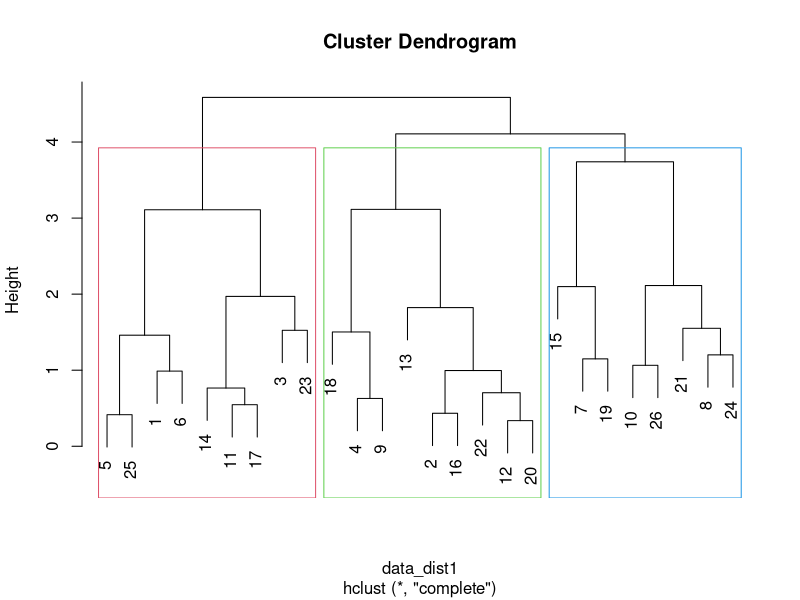
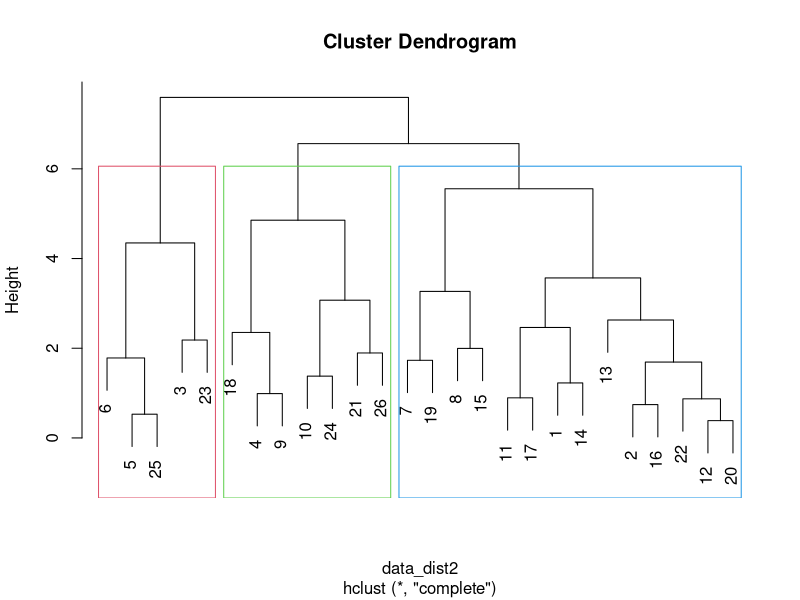
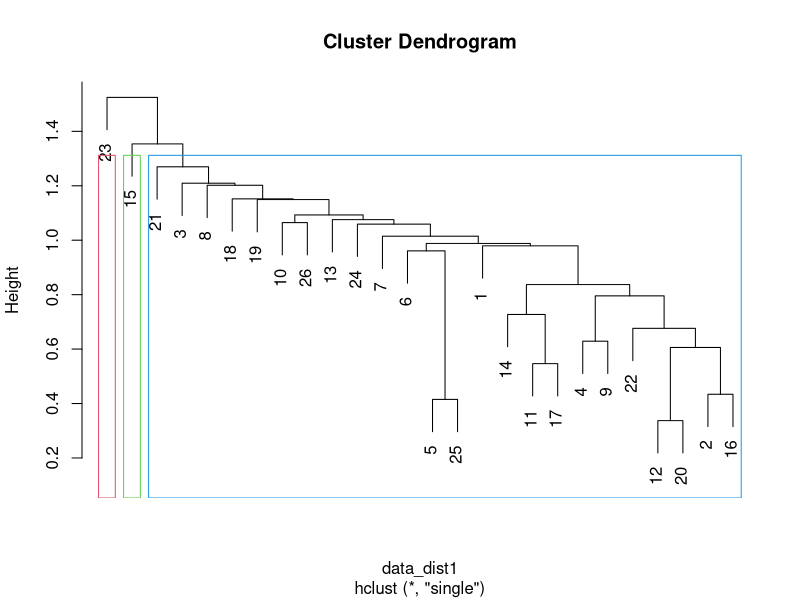
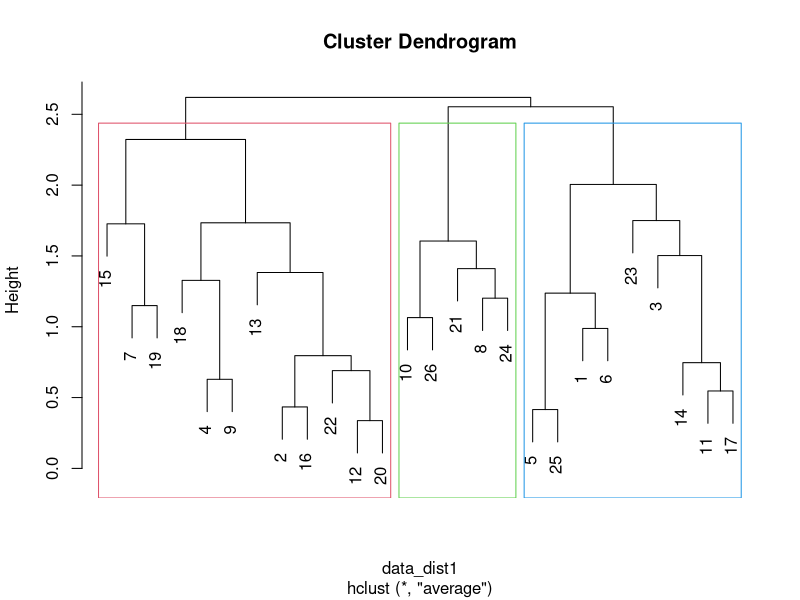

Write R code to recreate these figures, in order.
library(tidyverse)

df <- read.csv("text.csv")
head(df)

data <- df[2:4]
data_scale <- scale(data)
data_dist1 <- dist(data_scale, method = "euclidean")
data_dist2 <- dist(data_scale, method = "manhattan")
data_display1 <- hclust(data_dist1, method = "complete")
data_display2 <- hclust(data_dist2, method = "complete")
data_display3 <- hclust(data_dist1, method = "single")
data_display4 <- hclust(data_dist1, method = "average")

plot(data_display1)
rect.hclust(data_display1, k=3, border = 2:5)
plot(data_display2)
rect.hclust(data_display2, k=3, border = 2:5)
plot(data_display3)
rect.hclust(data_display3, k=3, border = 2:5)
plot(data_display4)
rect.hclust(data_display4, k=3, border = 2:5)